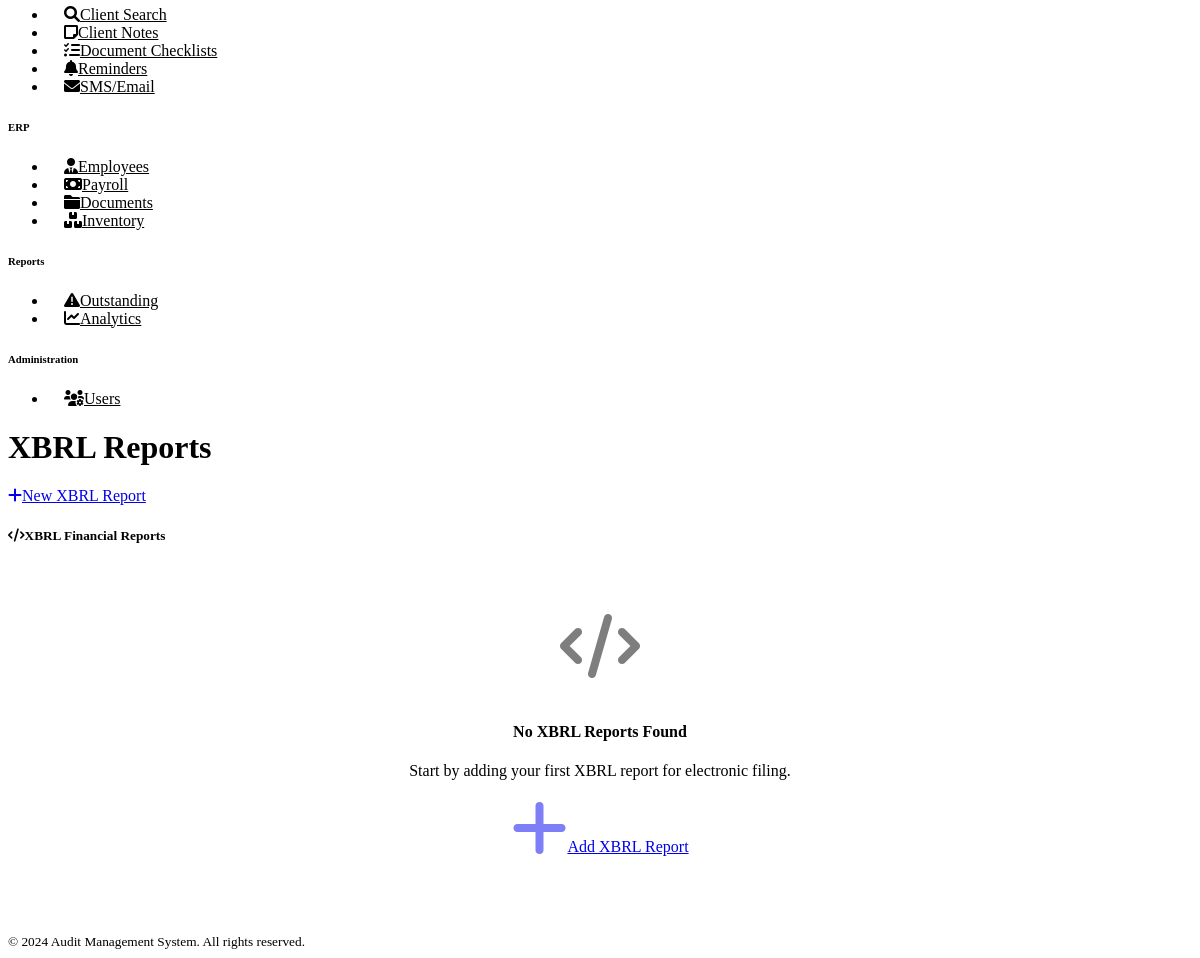
Before: /xbrl_reports (signed in, lower part) with the older database file.
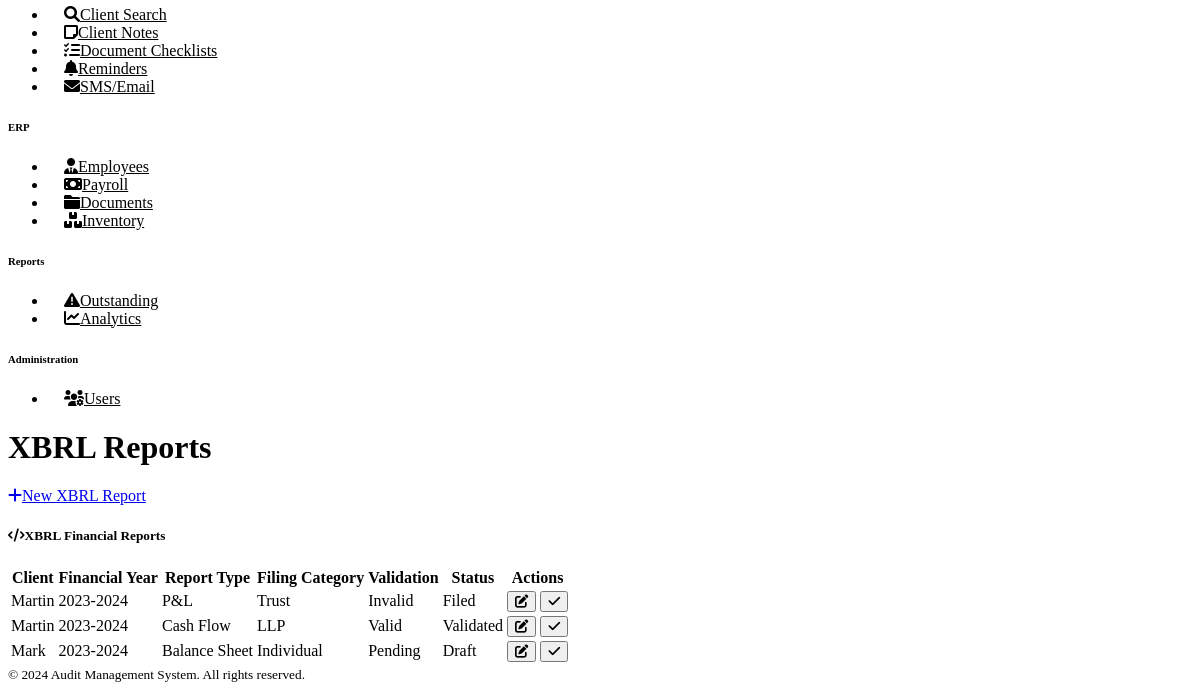
After: the same page with the newer database file.
### models.py (models this page shows)
class XBRLReport(db.Model):
    __tablename__ = 'xbrl_reports'
    id = Column(Integer, primary_key=True)
    client_id = Column(Integer, ForeignKey('clients.id'), nullable=False)
    client = db.relationship('Client', backref='xbrl_reports')
    financial_year = Column(String(10), nullable=False)
    report_type = Column(String(50))  # Balance Sheet, P&L, Cash Flow
    filing_category = Column(String(50))  # Individual, Company, LLP
    xbrl_file_path = Column(String(500))
    validation_status = Column(String(20), default='Pending')  # Pending, Valid, Invalid
    validation_errors = Column(Text)
    filing_date = Column(Date)
    acknowledgment_number = Column(String(50))
    status = Column(String(20), default='Draft')
    created_at = Column(DateTime, default=datetime.utcnow)
    created_by = Column(Integer, ForeignKey('users.id'))

class Client(db.Model):
    __tablename__ = 'clients'
    id = Column(Integer, primary_key=True)
    name = Column(String(200), nullable=False)
    pan = Column(String(10), unique=True)
    gstin = Column(String(15))
    email = Column(String(120))
    phone = Column(String(15))
    address = Column(Text)
    date_of_birth = Column(Date)
    incorporation_date = Column(Date)
    client_type = Column(String(50))  # Individual, Company, Partnership, etc.
    status = Column(String(20), default='Active')
    created_at = Column(DateTime, default=datetime.utcnow)
    created_by = Column(Integer, ForeignKey('users.id'))
    income_tax_returns = relationship('IncomeTaxReturn', backref='client', lazy='dynamic')
    tds_returns = relationship('TDSReturn', backref='client', lazy='dynamic')
    gst_returns = relationship('GSTReturn', backref='client', lazy='dynamic')
    documents = relationship('Document', backref='client', lazy='dynamic')
    outstanding_fees = relationship('OutstandingFee', backref='client', lazy='dynamic')
    cma_reports = relationship('CMAReport', backref='client', lazy='dynamic')

### routes.py (the view)
@main_bp.route('/xbrl_reports')
@login_required
def xbrl_reports():
    search = request.args.get('search', '')
    page = request.args.get('page', 1, type=int)
    query = XBRLReport.query
    if search:
        query = query.join(Client).filter(or_(
            Client.name.contains(search),
            XBRLReport.acknowledgment_number.contains(search)
        ))
    xbrl_reports = query.order_by(XBRLReport.created_at.desc()).paginate(
        page=page, per_page=20, error_out=False
    )
    return render_template('compliance/xbrl_reports.html', xbrl_reports=xbrl_reports, search=search)

### app.py (called while the page is built)
@login_manager.user_loader
def load_user(user_id):
    from models import User
    return User.query.get(int(user_id))

### templates/compliance/xbrl_reports.html (shortened to what this page needs)
{% extends "base.html" %}
{% block content %}
<div class="d-flex justify-content-between flex-wrap flex-md-nowrap align-items-center pt-3 pb-2 mb-3 border-bottom">
    <h1 class="h2">XBRL Reports</h1>
    <div class="btn-toolbar mb-2 mb-md-0">
        <div class="btn-group me-2">
            <a href="{{ url_for('main.new_xbrl_report') }}" class="btn btn-primary">
                <i class="fas fa-plus me-1"></i>New XBRL Report
            </a>
        </div>
    </div>
</div>
<div class="card">
    <div class="card-header">
        <h5 class="card-title mb-0">
            <i class="fas fa-code me-2"></i>XBRL Financial Reports
        </h5>
    </div>
    <div class="card-body">
        {% if xbrl_reports.items %}
        <div class="table-responsive">
            <table class="table table-striped">
                <thead>
                    <tr>
                        <th>Client</th>
                        <th>Financial Year</th>
                        <th>Report Type</th>
                        <th>Filing Category</th>
                        <th>Validation</th>
                        <th>Status</th>
                        <th>Actions</th>
                    </tr>
                </thead>
                <tbody>
                    {% for report in xbrl_reports.items %}
                    <tr>
                        <td>{{ report.client.name }}</td>
                        <td>{{ report.financial_year }}</td>
                        <td><span class="badge bg-info">{{ report.report_type }}</span></td>
                        <td>{{ report.filing_category }}</td>
                        <td>
                            {% if report.validation_status == 'Valid' %}
                                <span class="badge bg-success">Valid</span>
                            {% elif report.validation_status == 'Invalid' %}
                                <span class="badge bg-danger">Invalid</span>
                            {% else %}
                                <span class="badge bg-warning">Pending</span>
                            {% endif %}
                        </td>
                        <td>
                            {% if report.status == 'Draft' %}
                                <span class="badge bg-secondary">{{ report.status }}</span>
                            {% elif report.status == 'Validated' %}
                                <span class="badge bg-warning">{{ report.status }}</span>
                            {% elif report.status == 'Filed' %}
                                <span class="badge bg-success">{{ report.status }}</span>
                            {% endif %}
                        </td>
                        <td>
                            <div class="btn-group btn-group-sm">
                                <button class="btn btn-outline-primary btn-sm">
                                    <i class="fas fa-edit"></i>
                                </button>
                                <button class="btn btn-outline-success btn-sm" title="Validate">
                                    <i class="fas fa-check"></i>
                                </button>
                            </div>
                        </td>
                    </tr>
                    {% endfor %}
                </tbody>
            </table>
        </div>
        {% else %}
        <div class="empty-state">
            <i class="fas fa-code"></i>
            <h4>No XBRL Reports Found</h4>
            <p class="text-muted">Start by adding your first XBRL report for electronic filing.</p>
            <a href="{{ url_for('main.new_xbrl_report') }}" class="btn btn-primary">
                <i class="fas fa-plus me-1"></i>Add XBRL Report
            </a>
        </div>
        {% endif %}
    </div>
</div>
{% endblock %}

Changed rows visible on the page:
added XBRLReport: client.name "Martin", financial_year "2023-2024", report_type "P&L", filing_category "Trust", validation_status "Invalid", status "Filed"
added XBRLReport: client.name "Martin", financial_year "2023-2024", report_type "Cash Flow", filing_category "LLP", validation_status "Valid", status "Validated"
added XBRLReport: client.name "Mark", financial_year "2023-2024", report_type "Balance Sheet", filing_category "Individual", validation_status "Pending", status "Draft"
Other visible differences:
text no longer shown: "No XBRL Reports Found Start by adding your first XBRL report for electronic filing. Add XBRL Report"
text now shown: "Client Financial Year Report Type Filing Category Validation Status Actions"
